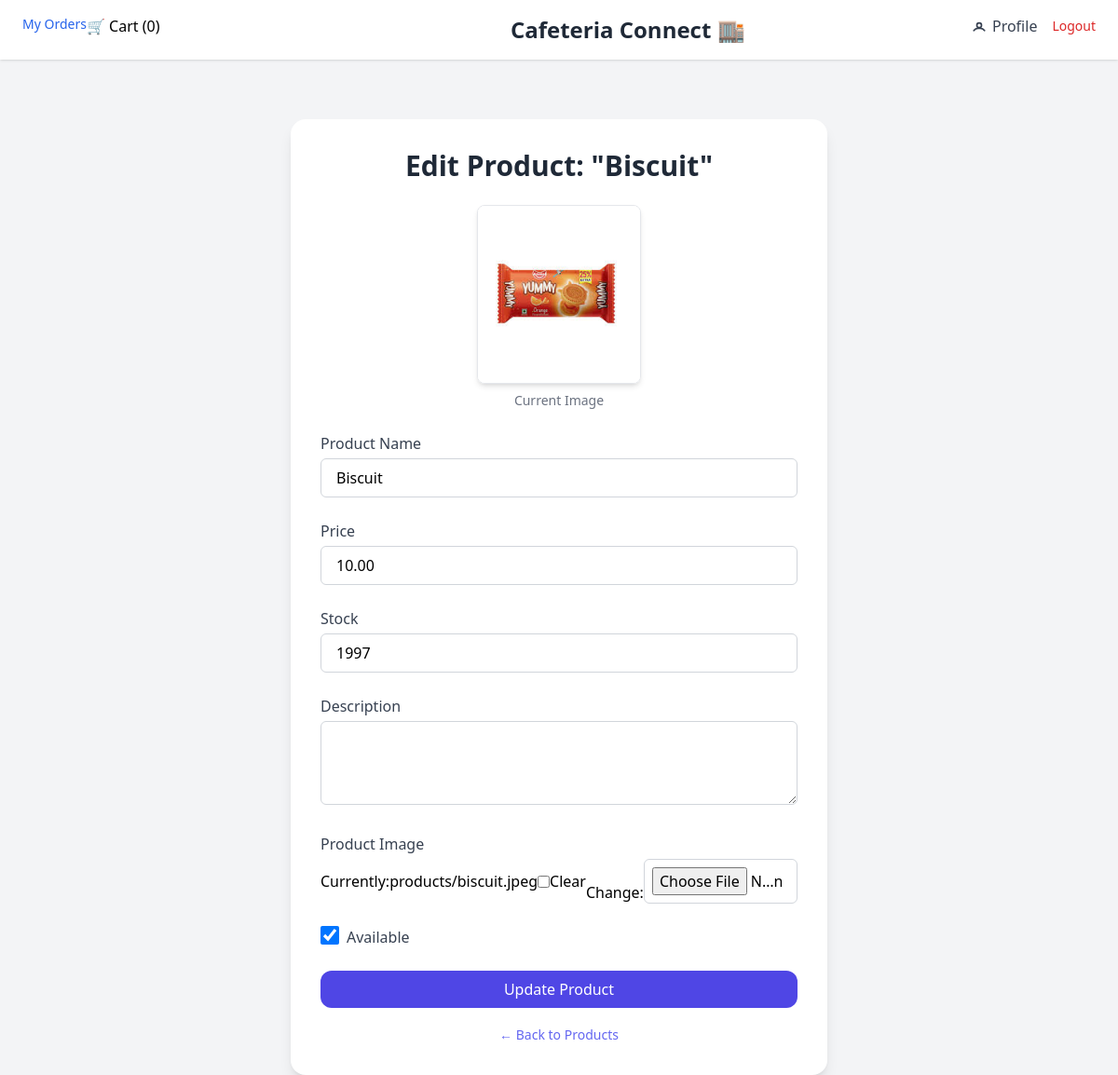
/shops/products/5/edit/ (signed in), run on the app's committed database.
### shops/models.py (models this page shows, shortened)
class Product(models.Model):
    shop = models.ForeignKey(Shop, on_delete=models.CASCADE, related_name="products")
    name = models.CharField(max_length=255)
    sku = models.CharField(max_length=100, null=True)
    description = models.TextField(blank=True, null=True)
    price = models.DecimalField(max_digits=10, decimal_places=2)
    image = models.ImageField(upload_to="products/", blank=True, null=True)
    category = models.CharField(max_length=255, blank=True, null=True)
    stock = models.PositiveIntegerField(default=0)
    is_available = models.BooleanField(default=True)
    created_at = models.DateTimeField(auto_now_add=True, null=True)
    updated_at = models.DateTimeField(auto_now=True)

### shops/views.py (the view)
# urls.py: path('products/<int:product_id>/edit/', api_views.edit_product, name='api-edit-product'),
@login_required
def edit_product(request, product_id):
    product = get_object_or_404(Product, id=product_id)
    if request.method == 'POST':  # ✅ Make sure it's method
        print("request.FILES", request.FILES)
        form = ProductForm(request.POST, request.FILES, instance=product)
        if form.is_valid():
            product = form.save(commit=False)
            product.shop = product.shop  # manually reassign same value
            product.save()
            return redirect('product-list', shop_id=product.shop.id)  # Or use product.id
    else:
        form = ProductForm(instance=product)
    return render(request, 'edit_product.html', {
        'form': form,
        'edit': True,
        'product': product
    })

### cart/context_processors.py (called while the page is built)
def cart_item_count(request):
    count = 0
    current_cart = None
    if request.user.is_authenticated:
        current_cart = Cart.objects.filter(user=request.user).last()
        if current_cart:
            count = current_cart.items.count()
    return {
        "cart_item_count": count,
        "current_cart": current_cart,
    }

### templates/edit_product.html (shortened to what this page needs)
{% extends 'base.html' %}
{% block content %}
  <div class="max-w-xl mx-auto mt-16 p-8 bg-white rounded-2xl shadow-lg">
    <h2 class="text-3xl font-bold mb-6 text-center text-gray-800">Edit Product: "{{ product.name }}"</h2>
    {% if product.image %}
      <div class="mb-6 text-center">
        <img src="{{ product.image.url }}" alt="{{ product.name }}"
             class="mx-auto h-48 w-auto rounded-lg shadow-md border">
        <p class="text-sm text-gray-500 mt-2">Current Image</p>
      </div>
    {% endif %}
    <form method="post" enctype="multipart/form-data" class="space-y-6">
      <div>
        <label class="block text-gray-700 font-medium mb-1">Product Name</label>
        {{ form.name }}
      </div>
      <div>
        <label class="block text-gray-700 font-medium mb-1">Price</label>
        {{ form.price }}
      </div>
      <div>
        <label class="block text-gray-700 font-medium mb-1">Stock</label>
        {{ form.stock }}
      </div>
      <div>
        <label class="block text-gray-700 font-medium mb-1">Description</label>
        {{ form.description }}
      </div>
      <div>
        <label class="block text-gray-700 font-medium">Product Image</label>
        <div class="mt-1 flex items-center">
          {{ form.image }}
        </div>
      </div>
      <div class="flex products-center gap-2">
        {{ form.is_available }}
        <label for="{{ form.is_available.id_for_label }}" class="text-gray-700">Available</label>
      </div>
      <button type="submit" class="w-full bg-indigo-600 text-white py-2 px-4 rounded-xl hover:bg-indigo-700 transition">
        Update Product
      </button>
    </form>
    <div class="text-center mt-4">
      <a href="{% url 'product-list' product.shop.id %}" class="text-sm text-indigo-500 hover:underline">← Back to Products</a>
    </div>
  </div>
{% endblock %}

### data on the page
Product: name "Biscuit", image (picture), price "10.00", stock "1997", is_available "☑"

### other printed values
{{ cart_item_count }} "0"
